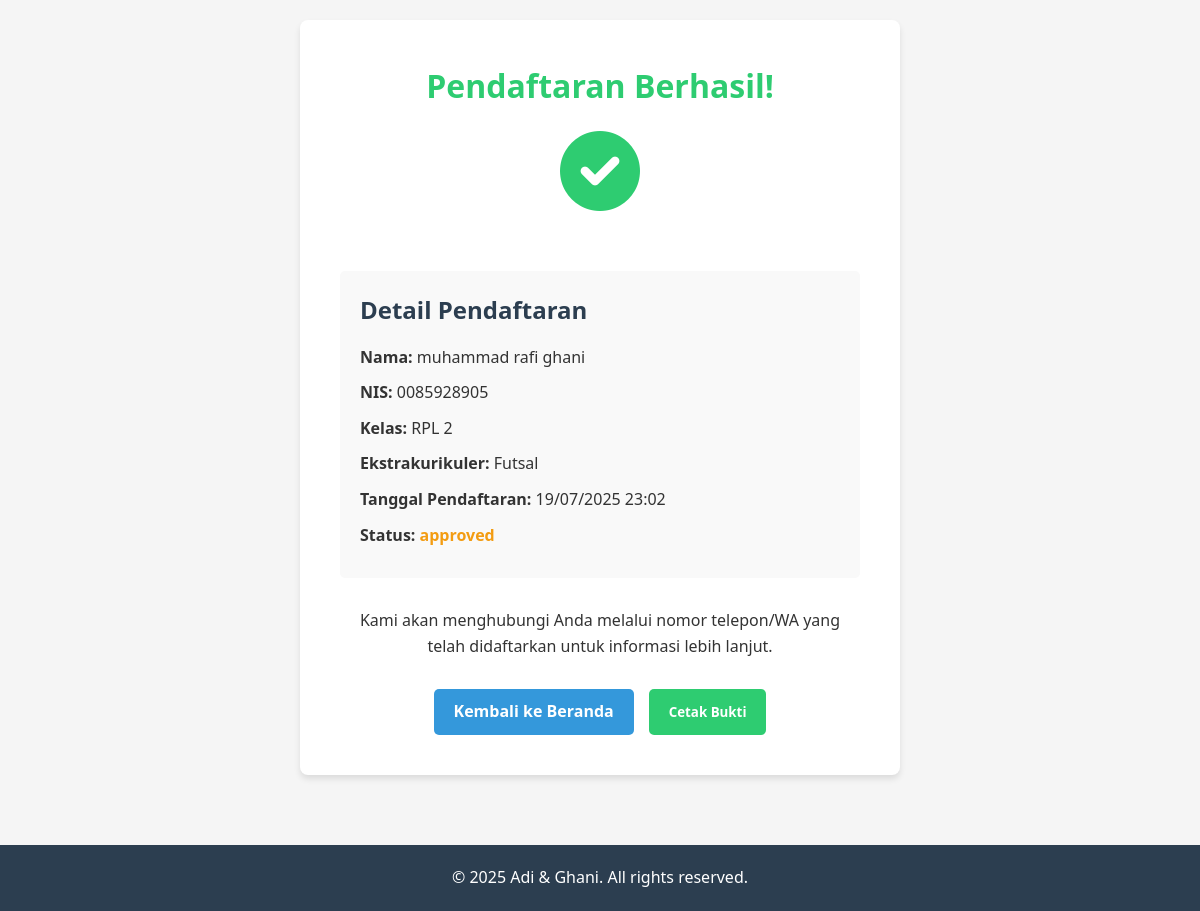
/success.php?id=8, run on the app's committed database.
### tables this page shows
CREATE TABLE `registrations` (
  `id` int(11) NOT NULL,
  `student_name` varchar(100) NOT NULL,
  `student_nis` varchar(20) NOT NULL,
  `student_class` varchar(20) NOT NULL,
  `extracurricular_id` int(11) DEFAULT NULL,
  `phone_number` varchar(20) DEFAULT NULL,
  `email` varchar(100) DEFAULT NULL,
  `registration_date` timestamp NOT NULL DEFAULT current_timestamp(),
  `status` enum('pending','approved','rejected') DEFAULT 'pending'
);

CREATE TABLE `extracurricular` (
  `id` int(11) NOT NULL,
  `name` varchar(100) NOT NULL,
  `description` text DEFAULT NULL,
  `schedule` varchar(100) DEFAULT NULL,
  `quota` int(11) DEFAULT NULL,
  `image` varchar(255) DEFAULT NULL
);

### includes/functions.php (called while the page is built, shortened)
<?php
function getRegistrationById($id) {
    global $conn;
    $sql = "SELECT r.*, e.name as extracurricular_name
            FROM registrations r
            JOIN extracurricular e ON r.extracurricular_id = e.id
            WHERE r.id = ?";
    $stmt = $conn->prepare($sql);
    $stmt->bind_param("i", $id);
    $stmt->execute();
    $result = $stmt->get_result();
    return $result->fetch_assoc();
}
?>

### success.php (the view, shortened to what this page needs)
<?php include 'includes/header.php'; ?>
<?php include 'includes/config.php'; ?>
<?php include 'includes/functions.php'; ?>
<?php
$registration = getRegistrationById($_GET['id']);
?>
<div class="container success-container">
    <div class="success-card">
        <h1>Pendaftaran Berhasil!</h1>
        <i class="fas fa-check-circle"></i>
        <div class="registration-details">
            <h2>Detail Pendaftaran</h2>
            <p><strong>Nama:</strong> <?php echo htmlspecialchars($registration['student_name']); ?></p>
            <p><strong>NIS:</strong> <?php echo htmlspecialchars($registration['student_nis']); ?></p>
            <p><strong>Kelas:</strong> <?php echo htmlspecialchars($registration['student_class']); ?></p>
            <p><strong>Ekstrakurikuler:</strong> <?php echo htmlspecialchars($registration['extracurricular_name']); ?></p>
            <p><strong>Tanggal Pendaftaran:</strong> <?php echo date('d/m/Y H:i', strtotime($registration['registration_date'])); ?></p>
            <p><strong>Status:</strong> <span class="status-pending"><?php echo htmlspecialchars($registration['status']); ?></span></p>
        </div>
        <p>Kami akan menghubungi Anda melalui nomor telepon/WA yang telah didaftarkan untuk informasi lebih lanjut.</p>
        <div class="actions">
            <a href="index.php" class="btn">Kembali ke Beranda</a>
            <button onclick="window.print()" class="btn print-btn">Cetak Bukti</button>
        </div>
    </div>
</div>
<?php include 'includes/footer.php'; ?>

### assets/css/style.css (style rules this page uses)
* { margin: 0; padding: 0; box-sizing: border-box; font-family: 'Segoe UI', Tahoma, Geneva, Verdana, sans-serif; }
body { background-color: #f5f5f5; color: #333; line-height: 1.6; }
.container { max-width: 1200px; margin: 0 auto; padding: 20px; }
.btn { display: inline-block; background: #3498db; color: white; padding: 10px 20px; border: none; border-radius: 5px; text-decoration: none; font-weight: bold; cursor: pointer; transition: background 0.3s ease; }
.print-btn { background: #2ecc71; }
.success-container { display: flex; justify-content: center; align-items: center; min-height: 80vh; }
.success-card { background: #fff; padding: 40px; border-radius: 8px; box-shadow: 0 4px 6px rgba(0, 0, 0, 0.1); text-align: center; max-width: 600px; width: 100%; }
.success-card h1 { color: #2ecc71; margin-bottom: 20px; }
.success-card i { font-size: 5em; color: #2ecc71; margin-bottom: 30px; }
.registration-details { text-align: left; margin: 30px 0; padding: 20px; background: #f9f9f9; border-radius: 5px; }
.registration-details h2 { margin-bottom: 15px; color: #2c3e50; }
.registration-details p { margin-bottom: 10px; }
.actions { display: flex; justify-content: center; gap: 15px; margin-top: 30px; }
.status-pending { color: #f39c12; font-weight: bold; }

### data on the page
registrations: student_name "muhammad rafi ghani", student_nis "0085928905", student_class "RPL 2", extracurricular.name "Futsal", registration_date "19/07/2025 23:02", status "approved"
